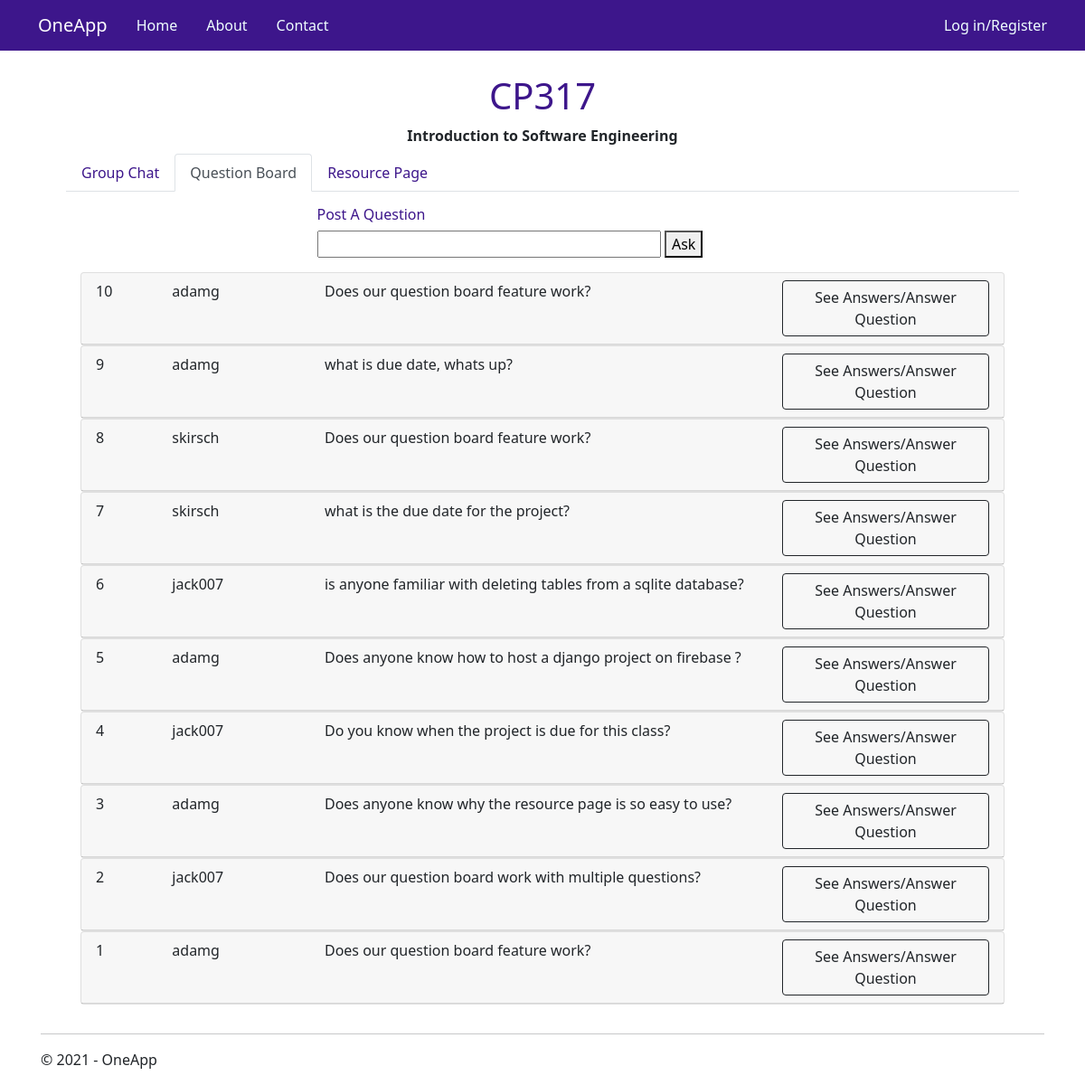
Page /classes/?2 on the committed database.
### app/models.py (models this page shows)
class Question(models.Model):
    name = models.CharField(max_length=255)
    question = models.CharField(max_length=1000)
    answer =  ListField()

### app/views.py (the view)
# urls.py: path('classes/',views.classes,name='classes'),
def classes(request):
    assert isinstance(request, HttpRequest)
    if request.method == "POST":
        qform = QuestionForm(request.POST or None)
        cform = ChatForm(request.POST or None)
        aform = AnswerForm(request.POST or None)
        if 'chat' in request.POST:
            if cform.is_valid():
                cform.save()
                response = redirect('/classes/?id=1')
                return response
        else:
            cform = ChatForm()
        if 'question' in request.POST:
            if qform.is_valid():
                qform.save()
                response = redirect('/classes/?id=2')
                return response
        else:
            qform = QuestionForm()
        if 'answer' in request.POST:
            if aform.is_valid():
                q=Question.objects.get(id=aform.cleaned_data['id'])
                string = aform.cleaned_data['answer']
                string = string.replace(",", "‚")
                q.answer.insert(0, string + " - Answered by: " + aform.cleaned_data['name'])
                q.save()
                response = redirect('/classes/?id=2')
                return response
        else:
            aform = AnswerForm()
    else:
        qform = QuestionForm(request.POST or None)
        cform = ChatForm(request.POST or None)
        aform = AnswerForm(request.POST or None)
    questions = Question.objects.all()
    chat = Chat.objects.all()
    return render(
            request,
            'app/classes.html',
            {
                'chats_list': chat,
                'questions_list': questions,
                'cform': cform,
                'qform': qform,
                'aform': aform,
                'title':'classes',
                'message':'Your application description page.',
                'year':datetime.now().year,
            }
        )

### app/forms.py
class ChatForm(forms.ModelForm):
    class Meta:
        model = Chat
        fields = ('name', 'message', )
        widget = {'message' : forms.TextInput(attrs={'class' : 'w-75'}) }

class QuestionForm(forms.ModelForm):
    class Meta:
        model = Question
        fields = ('name', 'question', )

### app/models.py (called while the page is built)
	def from_db_value(self, value, expression, connection):
		if value is None:
			return value
		if isinstance(value, str):
			return value.split(',')

### app/templates/app/classes.html (shortened to what this page needs)
﻿{% extends "app/layout.html" %}
{% block content %}
<div class="py-2 px-3 text-center">
    <h1>CP317</h1>
    <b>Introduction to Software Engineering</b>
</div>
<div class="py-0 px-3">
    <div class="container">
  <ul class="nav nav-tabs">
    <li class="nav-item">
         {% if '1' in request.get_full_path or not '?' in request.get_full_path %}
        <a class="nav-link active" data-toggle="tab" href="?1">Group Chat</a>
         {%else%}
        <a class="nav-link" data-toggle="tab" href="?1">Group Chat</a>
        {% endif %}
    </li>
    <li class="nav-item">
        {% if '2' in request.get_full_path %}
        <a class="nav-link active" data-toggle="tab" href="?2">Question Board</a>
        {% else %}
        <a class="nav-link" data-toggle="tab" href="?2">Question Board</a>
        {% endif %}
    </li>
    <li class="nav-item">
        {% if '3' in request.get_full_path %}
        <a class="nav-link active" data-toggle="tab" href="?3">Resource Page</a>
        {% else %}
        <a class="nav-link" data-toggle="tab" href="?3">Resource Page</a>
        {% endif %}
    </li>
  </ul>
  <div class="tab-content">
     {% if '2' in request.get_full_path %}
       <div class="tab-pane show active" id="menu1">
        <div class="py-3 px-3">
            <div class="row">
                <div class="col-sm-3">
                </div>
                <div class="col-sm-9">
                    <h6>Post A Question</h6>
                            <form method="POST" name="question">
                                {{qform.question}}
                            <button type="submit">Ask</button>
                             </form>
                </div>
            </div>
            {% if questions_list %}
         {% for question in questions_list reversed %}
            <div class="card">
                <div class="card-header">
                    <div class="row">
                        <div class="col-sm-1">
                            {{ question.id }}
                        </div>
                        <div class="col-sm-2">
                            {{ question.name }}
                        </div>
                        <div class="col-sm-6">
                            {{ question.question }}
                        </div>
                        <div class="col-sm-3">
                             <h6 class="mb-0">
                               <button class="btn btn-outline-dark" onclick="myFunction({{forloop.counter}})">See Answers/Answer Question</button>
                               </h6>
                        </div>
                    </div>
                </div>
            </div>
        {%endfor%}
    {% else %}
    <p>No questions have been added.</p>
    {% endif %}
            </div>
       </div>
    {% endif %}
  </div>
</div>
</div>
{% endblock %}

### app/templates/app/layout.html (shortened to what this page needs)
﻿<!DOCTYPE html>
<html>
<head>
    {% load staticfiles %}
    <link rel="stylesheet" type="text/css" href="{% static 'app/content/bootstrap.min.css' %}" />
    <link rel="stylesheet" type="text/css" href="{% static 'app/content/site.css' %}" />
</head>
<body>
     <nav class="navbar navbar-expand-lg navbar-dark bg-dark fixed-top">
        <div class="container">
            <a class="navbar-brand" href="#">OneApp</a>
            <div class="collapse navbar-collapse" id="navbars">
                <ul class="navbar-nav me-auto mb-2 mb-md-0">
                            <li class="px-3"><a href="{% url 'home' %}">Home</a></li>
                            <li class="px-3"><a href="{% url 'about' %}">About</a></li>
                            <li class="px-3"><a href="{% url 'contact' %}">Contact</a></li>
                </ul>
                 {% include 'app/loginpartial.html' %}
            </div>
        </div>
    </nav>
    <div class="container body-content">
{% block content %}{% endblock %}
        <hr/>
        <footer>
            <p>&copy; {{ year }} - OneApp</p>
        </footer>
    </div>
</body>
</html>

### app/templates/app/loginpartial.html
{% if user.is_authenticated %}
<form id="logoutForm" action="/logout/" method="post" class="navbar-right">
    {% csrf_token %}
    <ul class="nav navbar-nav navbar-right">
        <li class="px-3"><span class="text-white">Hello {{ user.username }}!</span></li>
        <li class="px-3"><a href="javascript:document.getElementById('logoutForm').submit()">Log off</a></li>
    </ul>
</form>
{% else %}
<ul class="nav navbar-nav navbar-right">
    <li><a href="{% url 'login' %}">Log in</a></li>
    <li><a>/</a></li>
    <li><a href="{% url 'register' %}">Register</a></li>
</ul>
{% endif %}

### app/static/app/content/site.css (style rules this page uses)
body { padding-top: 50px; }
h1, h2, h3, h4, h5, h6 { color: #3d168b !important; }
a { cursor: pointer; }
nav li a { color: azure !important; }
li a { color: #3d168b; text-decoration: none; }
ul { list-style-type: none; }
.body-content { padding-left: 15px; padding-right: 15px; }
input, select, textarea { width: 50%; }
.bg-dark { background-color: #3d168b !important; }

### rows in the picture
Question: id "10", name "adamg", question "Does our question board feature work?"
Question: id "9", name "adamg", question "what is due date, whats up?"
Question: id "8", name "skirsch", question "Does our question board feature work?"
Question: id "7", name "skirsch", question "what is the due date for the project?"
Question: id "6", name "jack007", question "is anyone familiar with deleting tables from a sqlite database?"
Question: id "5", name "adamg", question "Does anyone know how to host a django project on firebase ?"
Question: id "4", name "jack007", question "Do you know when the project is due for this class?"
Question: id "3", name "adamg", question "Does anyone know why the resource page is so easy to use?"
Question: id "2", name "jack007", question "Does our question board work with multiple questions?"
Question: id "1", name "adamg", question "Does our question board feature work?"
